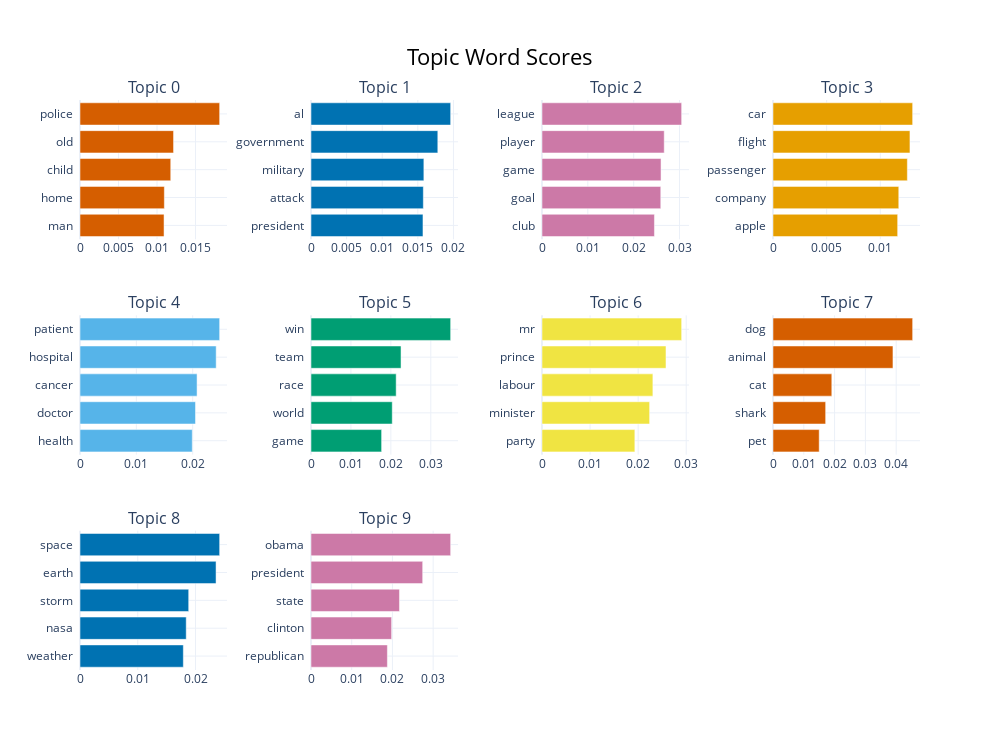

Here is the notebook cell this chart was saved with:
### Markdown cell above
#### Probability Distribution of Topics in barcharts

### Code cell
topic_model.visualize_barchart(top_n_topics=10)

### Figure 1 — Plotly figure (JSON) as saved in the notebook; plotly's stock layout.template omitted (floating-point values rounded to 4 significant figures)
{"data": [{"marker": {"color": "#D55E00"}, "orientation": "h", "type": "bar", "x": [0.01091, 0.01095, 0.01178, 0.01215, 0.01814], "xaxis": "x", "y": ["man  ", "home  ", "child  ", "old  ", "police  "], "yaxis": "y"}, {"marker": {"color": "#0072B2"}, "orientation": "h", "type": "bar", "x": [0.01572, 0.01577, 0.01585, 0.0178, 0.01961], "xaxis": "x2", "y": ["president  ", "attack  ", "military  ", "government  ", "al  "], "yaxis": "y2"}, {"marker": {"color": "#CC79A7"}, "orientation": "h", "type": "bar", "x": [0.02453, 0.02591, 0.02596, 0.02666, 0.03046], "xaxis": "x3", "y": ["club  ", "goal  ", "game  ", "player  ", "league  "], "yaxis": "y3"}, {"marker": {"color": "#E69F00"}, "orientation": "h", "type": "bar", "x": [0.01162, 0.01172, 0.01252, 0.01276, 0.01301], "xaxis": "x4", "y": ["apple  ", "company  ", "passenger  ", "flight  ", "car  "], "yaxis": "y4"}, {"marker": {"color": "#56B4E9"}, "orientation": "h", "type": "bar", "x": [0.01992, 0.0205, 0.02077, 0.02417, 0.02478], "xaxis": "x5", "y": ["health  ", "doctor  ", "cancer  ", "hospital  ", "patient  "], "yaxis": "y5"}, {"marker": {"color": "#009E73"}, "orientation": "h", "type": "bar", "x": [0.01768, 0.02035, 0.02133, 0.02254, 0.03497], "xaxis": "x6", "y": ["game  ", "world  ", "race  ", "team  ", "win  "], "yaxis": "y6"}, {"marker": {"color": "#F0E442"}, "orientation": "h", "type": "bar", "x": [0.01932, 0.02239, 0.02307, 0.02579, 0.02905], "xaxis": "x7", "y": ["party  ", "minister  ", "labour  ", "prince  ", "mr  "], "yaxis": "y7"}, {"marker": {"color": "#D55E00"}, "orientation": "h", "type": "bar", "x": [0.015, 0.0171, 0.01909, 0.03895, 0.04535], "xaxis": "x8", "y": ["pet  ", "shark  ", "cat  ", "animal  ", "dog  "], "yaxis": "y8"}, {"marker": {"color": "#0072B2"}, "orientation": "h", "type": "bar", "x": [0.01789, 0.01839, 0.01882, 0.02355, 0.02417], "xaxis": "x9", "y": ["weather  ", "nasa  ", "storm  ", "earth  ", "space  "], "yaxis": "y9"}, {"marker": {"color": "#CC79A7"}, "orientation": "h", "type": "bar", "x": [0.01876, 0.0198, 0.02173, 0.02743, 0.0343], "xaxis": "x10", "y": ["republican  ", "clinton  ", "state  ", "president  ", "obama  "], "yaxis": "y10"}], "layout": {"annotations": [{"font": {"size": 16}, "showarrow": false, "text": "Topic 0", "x": 0.0875, "xanchor": "center", "xref": "paper", "y": 1, "yanchor": "bottom", "yref": "paper"}, {"font": {"size": 16}, "showarrow": false, "text": "Topic 1", "x": 0.3625, "xanchor": "center", "xref": "paper", "y": 1, "yanchor": "bottom", "yref": "paper"}, {"font": {"size": 16}, "showarrow": false, "text": "Topic 2", "x": 0.6375, "xanchor": "center", "xref": "paper", "y": 1, "yanchor": "bottom", "yref": "paper"}, {"font": {"size": 16}, "showarrow": false, "text": "Topic 3", "x": 0.9125, "xanchor": "center", "xref": "paper", "y": 1, "yanchor": "bottom", "yref": "paper"}, {"font": {"size": 16}, "showarrow": false, "text": "Topic 4", "x": 0.0875, "xanchor": "center", "xref": "paper", "y": 0.6222, "yanchor": "bottom", "yref": "paper"}, {"font": {"size": 16}, "showarrow": false, "text": "Topic 5", "x": 0.3625, "xanchor": "center", "xref": "paper", "y": 0.6222, "yanchor": "bottom", "yref": "paper"}, {"font": {"size": 16}, "showarrow": false, "text": "Topic 6", "x": 0.6375, "xanchor": "center", "xref": "paper", "y": 0.6222, "yanchor": "bottom", "yref": "paper"}, {"font": {"size": 16}, "showarrow": false, "text": "Topic 7", "x": 0.9125, "xanchor": "center", "xref": "paper", "y": 0.6222, "yanchor": "bottom", "yref": "paper"}, {"font": {"size": 16}, "showarrow": false, "text": "Topic 8", "x": 0.0875, "xanchor": "center", "xref": "paper", "y": 0.2444, "yanchor": "bottom", "yref": "paper"}, {"font": {"size": 16}, "showarrow": false, "text": "Topic 9", "x": 0.3625, "xanchor": "center", "xref": "paper", "y": 0.2444, "yanchor": "bottom", "yref": "paper"}], "height": 750, "hoverlabel": {"bgcolor": "white", "font": {"family": "Rockwell", "size": 16}}, "showlegend": false, "title": {"font": {"color": "Black", "size": 22}, "text": "Topic Word Scores", "x": 0.5, "xanchor": "center", "yanchor": "top"}, "width": 1000, "xaxis": {"anchor": "y", "domain": [0, 0.175], "showgrid": true}, "xaxis10": {"anchor": "y10", "domain": [0.275, 0.45], "showgrid": true}, "xaxis11": {"anchor": "y11", "domain": [0.55, 0.725], "showgrid": true}, "xaxis12": {"anchor": "y12", "domain": [0.825, 1], "showgrid": true}, "xaxis2": {"anchor": "y2", "domain": [0.275, 0.45], "showgrid": true}, "xaxis3": {"anchor": "y3", "domain": [0.55, 0.725], "showgrid": true}, "xaxis4": {"anchor": "y4", "domain": [0.825, 1], "showgrid": true}, "xaxis5": {"anchor": "y5", "domain": [0, 0.175], "showgrid": true}, "xaxis6": {"anchor": "y6", "domain": [0.275, 0.45], "showgrid": true}, "xaxis7": {"anchor": "y7", "domain": [0.55, 0.725], "showgrid": true}, "xaxis8": {"anchor": "y8", "domain": [0.825, 1], "showgrid": true}, "xaxis9": {"anchor": "y9", "domain": [0, 0.175], "showgrid": true}, "yaxis": {"anchor": "x", "domain": [0.7556, 1], "showgrid": true}, "yaxis10": {"anchor": "x10", "domain": [0, 0.2444], "showgrid": true}, "yaxis11": {"anchor": "x11", "domain": [0, 0.2444], "showgrid": true}, "yaxis12": {"anchor": "x12", "domain": [0, 0.2444], "showgrid": true}, "yaxis2": {"anchor": "x2", "domain": [0.7556, 1], "showgrid": true}, "yaxis3": {"anchor": "x3", "domain": [0.7556, 1], "showgrid": true}, "yaxis4": {"anchor": "x4", "domain": [0.7556, 1], "showgrid": true}, "yaxis5": {"anchor": "x5", "domain": [0.3778, 0.6222], "showgrid": true}, "yaxis6": {"anchor": "x6", "domain": [0.3778, 0.6222], "showgrid": true}, "yaxis7": {"anchor": "x7", "domain": [0.3778, 0.6222], "showgrid": true}, "yaxis8": {"anchor": "x8", "domain": [0.3778, 0.6222], "showgrid": true}, "yaxis9": {"anchor": "x9", "domain": [0, 0.2444], "showgrid": true}}}
